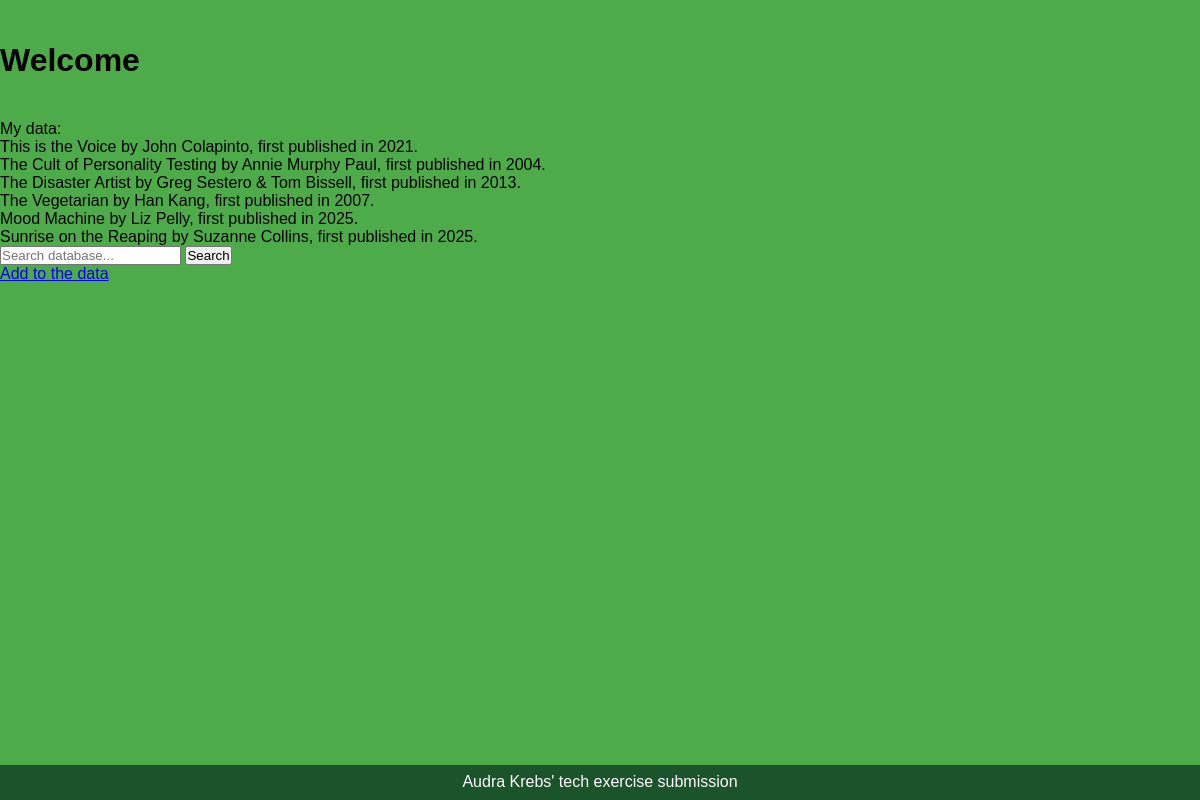
The page / on the database its author committed.
### app/models.py (models this page shows, shortened)
class Book(models.Model):
	title = models.CharField(max_length=255)
	author = models.CharField(max_length=255)
	year = models.CharField(max_length=4)

### app/views.py (the view)
# urls.py: path("", views.books_list, name="index"),
def books_list(request):
	all_books = Book.objects.all()
	context = {
		"books": all_books
	}
	return render(request, "index.html", context)

### app/templates/index.html (shortened to what this page needs)
<!DOCTYPE html>
{% load static %}
<html>
	<head>
		<link rel="stylesheet" href="{% static 'style.css' %}">
	</head>
	<body>
		<div class="container">
			<div class="banner">
				<h1>Welcome</h1>
			</div>
			<p>My data:</p>
			<ul>
				{% for Book in books %}
					<li>
						<p>{{ Book.title }} by {{ Book.author }}, first published in {{ Book.year }}.</p>
					</li>
				{% empty %}
					<li>Test</li>
				{% endfor %}
			</ul>
			<form action="{% url 'results' %}" method="get">
				<input name="q" type="text" placeholder="Search database...">
				<button type="submit">Search</button>
			</form>
			<a href="{% url 'add_book' %}">Add to the data</a>
		</div>
		<div class="footer">
			<p>Audra Krebs' tech exercise submission</p>
		</div>
	</body>
</html>

### app/static/style.css (style rules this page uses)
* { margin: 0; padding: 0; font-family: sans-serif; }
.container { height: 100vh; width: 100%; position: relative; background: #4eab49; }
.banner { height: 15%; width: 100%; display: flex; align-items: center; }
.footer { height: 35px; width: 100%; background: #1b542a; position: fixed; bottom: 0px; }
.footer p { padding-top: 8px; text-align: center; color: #FFFAFF; }

### rows shown on the page
Book: title "This is the Voice", author "John Colapinto", year "2021"
Book: title "The Cult of Personality Testing", author "Annie Murphy Paul", year "2004"
Book: title "The Disaster Artist", author "Greg Sestero & Tom Bissell", year "2013"
Book: title "The Vegetarian", author "Han Kang", year "2007"
Book: title "Mood Machine", author "Liz Pelly", year "2025"
Book: title "Sunrise on the Reaping", author "Suzanne Collins", year "2025"
